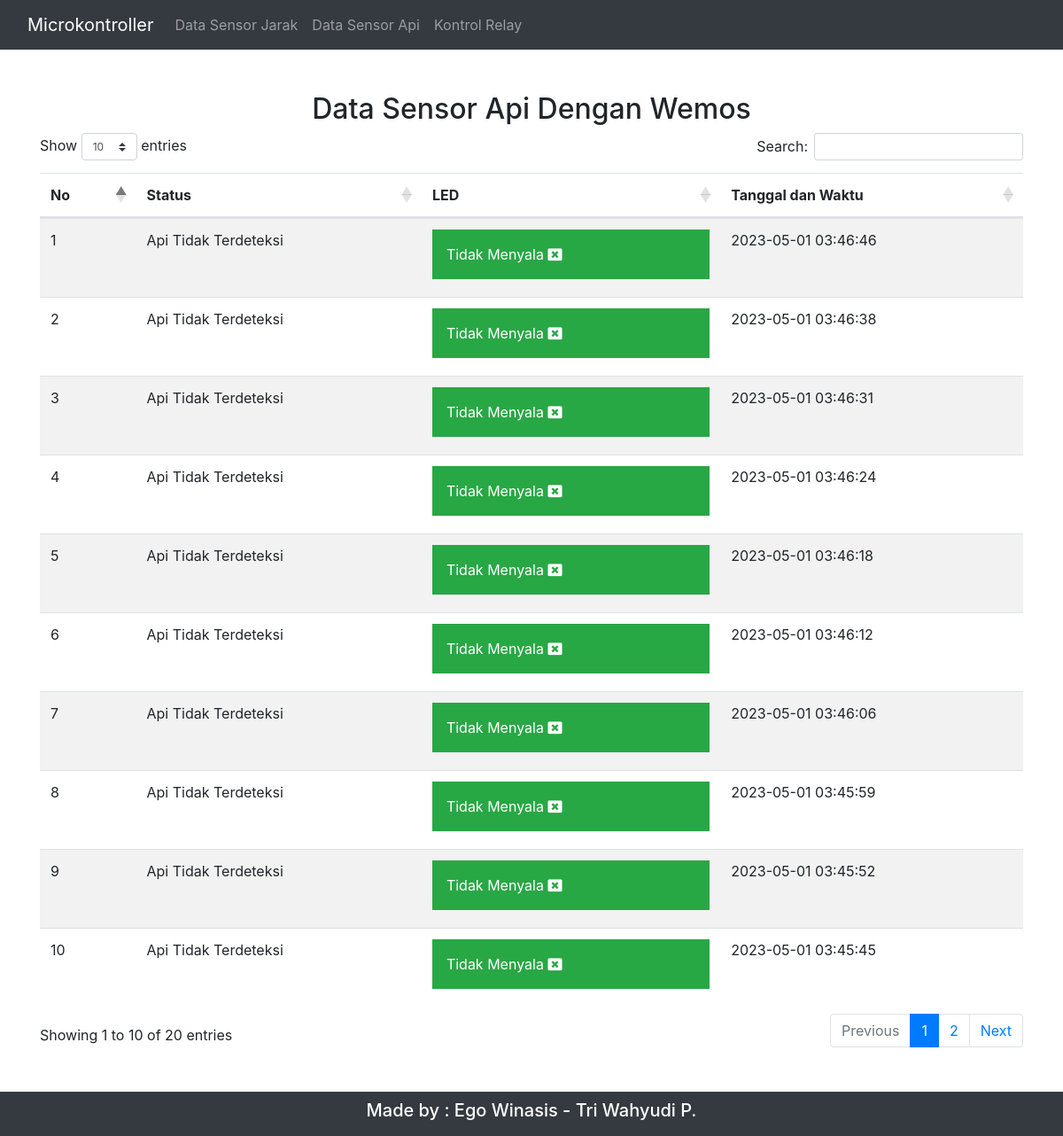
The app's page /index.php/data/showFlame with its own data.
### tables this page shows
CREATE TABLE `flame` (
  `id` int(11) NOT NULL,
  `status` varchar(20) NOT NULL,
  `led` varchar(50) NOT NULL,
  `createdAt` timestamp NOT NULL DEFAULT current_timestamp() ON UPDATE current_timestamp()
);

### application/controllers/Data.php (called while the page is built, shortened)
<?php
class Data extends CI_Controller
{
    function __construct()
    {
        $this->load->helper('url');
    }
    public function showFlame()
    {
        $query = $this->db->query("SELECT * FROM flame ORDER BY createdAt DESC LIMIT 20 ");
        $data['flame'] = $query->result();
        $data['title'] = "Data Sensor Flame";
        $this->load->view("v_header", $data);
        $this->load->view("v_flame", $data);
        $this->load->view("v_footer", $data);
    }
}

### index.php (called while the page is built, shortened)
<?php
require_once BASEPATH.'core/CodeIgniter.php';

### application/views/v_flame.php (the view)
<section>
    <div class="container my-5 mx-auto">
        <div class="row">
            <h2 class="mx-auto">Data Sensor Api Dengan Wemos</h2>
            <div class="col-12">
                <table class="table table-striped" id="tableApi">
                    <thead>
                        <tr>
                            <th scope="col">No</th>
                            <th scope="col">Status</th>
                            <th scope="col">LED</th>
                            <th scope="col">Tanggal dan Waktu</th>
                        </tr>
                    </thead>
                    <tbody>
                        <?php $i = 1;?>
                        <?php foreach ($flame as $isi) : ?>
                            <tr>
                                <td><?= $i++?></td>
                                <td><?= $isi->status == "true"? "Api Terdeteksi" : "Api Tidak Terdeteksi"?></td>
                                <?php if($isi->led == "Menyala") :?>
                                <td>
                                <div class="p-3 mb-2 bg-danger text-white">
                                    <?= $isi->led?> <i class="fa fa-lightbulb-o" aria-hidden="true"></i>
                                </div>
                                </td>
                                <?php else :?>
                                    <td>
                                    <div class="p-3 mb-2 bg-success text-white">
                                    <?= $isi->led?> <i class="fa fa-window-close" aria-hidden="true"></i>
                                    </div>
                                    </td>
                                <?php endif ?>
                                <td><?= $isi->createdAt ?></td>
                            </tr>
                        <?php endforeach ?>
                    </tbody>
                </table>
            </div>
        </div>
    </div>
</section>

### application/views/v_header.php (style rules this page uses)
section { min-height: 600px; }

### records on screen
flame: status "Api Tidak Terdeteksi", led "Tidak Menyala", createdAt "2023-05-01 03:46:46"
flame: status "Api Tidak Terdeteksi", led "Tidak Menyala", createdAt "2023-05-01 03:46:38"
flame: status "Api Tidak Terdeteksi", led "Tidak Menyala", createdAt "2023-05-01 03:46:31"
flame: status "Api Tidak Terdeteksi", led "Tidak Menyala", createdAt "2023-05-01 03:46:24"
flame: status "Api Tidak Terdeteksi", led "Tidak Menyala", createdAt "2023-05-01 03:46:18"
flame: status "Api Tidak Terdeteksi", led "Tidak Menyala", createdAt "2023-05-01 03:46:12"
flame: status "Api Tidak Terdeteksi", led "Tidak Menyala", createdAt "2023-05-01 03:46:06"
flame: status "Api Tidak Terdeteksi", led "Tidak Menyala", createdAt "2023-05-01 03:45:59"
flame: status "Api Tidak Terdeteksi", led "Tidak Menyala", createdAt "2023-05-01 03:45:52"
flame: status "Api Tidak Terdeteksi", led "Tidak Menyala", createdAt "2023-05-01 03:45:45"
